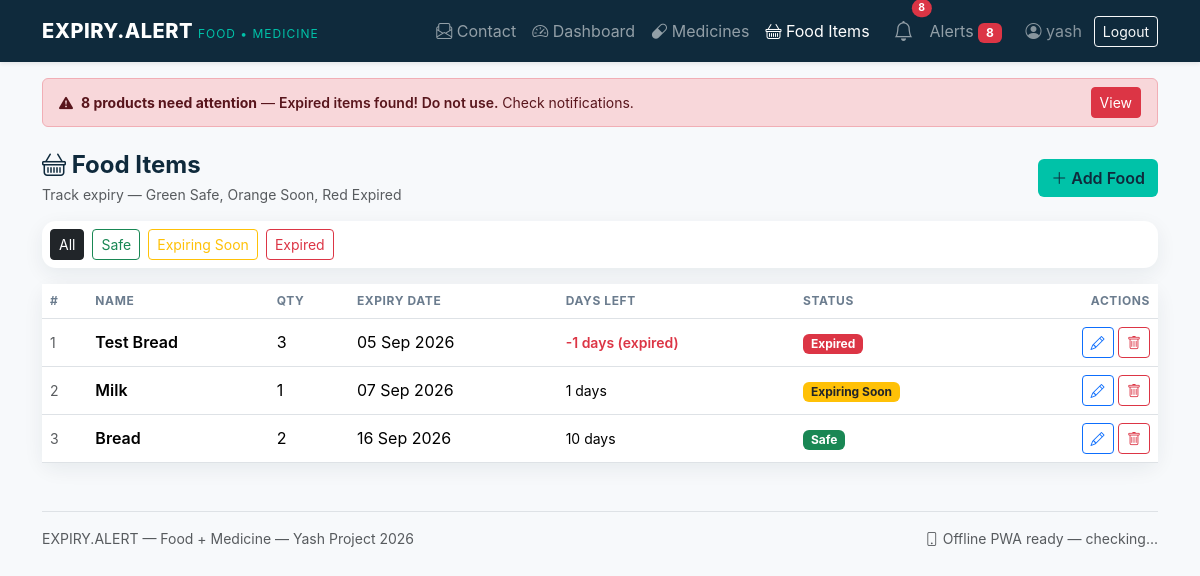
Page /foods/ (signed in) on the committed database.
### tracker/models.py (models this page shows, shortened)
class FoodItem(models.Model):
    user = models.ForeignKey(User, on_delete=models.CASCADE, related_name='food_items')
    name = models.CharField(max_length=100)
    quantity = models.PositiveIntegerField(help_text="e.g. 2 kg / 5 packets")
    expiry_date = models.DateField()
    created_at = models.DateTimeField(auto_now_add=True)
    updated_at = models.DateTimeField(auto_now=True)
    class Meta:
        ordering = ['expiry_date']
        verbose_name = "Food Item"
        verbose_name_plural = "Food Items"
    @property
    def days_until_expiry(self):
        return (self.expiry_date - date.today()).days
    @property
    def status(self):
        days = self.days_until_expiry
        if days < 0:
            return "Expired"
        elif days <= 7:
            return "Expiring Soon"
        else:
            return "Safe"
    @property
    def status_badge(self):
        mapping = {
            "Safe": "bg-success",
            "Expiring Soon": "bg-warning text-dark",
            "Expired": "bg-danger",
        }
        return mapping.get(self.status, "bg-secondary")

### tracker/views.py (the view)
# urls.py: path('foods/', views.food_list, name='food_list'),
@login_required
def food_list(request):
    foods = FoodItem.objects.filter(user=request.user)
    filter_status = request.GET.get('filter')
    if filter_status in ['Safe', 'Expiring Soon', 'Expired']:
        foods = [f for f in foods if f.status == filter_status]
    else:
        foods = list(foods)
    return render(request, 'tracker/food_list.html', {'foods': foods, 'filter_status': filter_status})

### tracker/models.py (called while the page is built)
    @property
    def days_until_expiry(self):
        return (self.expiry_date - date.today()).days

    @property
    def status(self):
        days = self.days_until_expiry
        if days < 0:
            return "Expired"
        elif days <= 7:
            return "Expiring Soon"
        else:
            return "Safe"

### templates/tracker/food_list.html (shortened to what this page needs)
{% extends 'base.html' %}
{% block content %}
<div class="d-flex justify-content-between align-items-center mb-3">
  <div>
    <h4 class="fw-bold mb-1" style="color:#0f2a3c;"><i class="bi bi-basket"></i> Food Items</h4>
    <p class="small text-muted mb-0">Track expiry — Green Safe, Orange Soon, Red Expired</p>
  </div>
  <a href="{% url 'food_add' %}" class="btn btn-teal"><i class="bi bi-plus-lg"></i> Add Food</a>
</div>
<div class="card p-2 mb-3">
  <div class="d-flex gap-2 flex-wrap">
    <a href="{% url 'food_list' %}" class="btn btn-sm {% if not filter_status %}btn-dark{% else %}btn-outline-secondary{% endif %}">All</a>
    <a href="?filter=Safe" class="btn btn-sm {% if filter_status == 'Safe' %}btn-success{% else %}btn-outline-success{% endif %}">Safe</a>
    <a href="?filter=Expiring Soon" class="btn btn-sm {% if filter_status == 'Expiring Soon' %}btn-warning{% else %}btn-outline-warning{% endif %}">Expiring Soon</a>
    <a href="?filter=Expired" class="btn btn-sm {% if filter_status == 'Expired' %}btn-danger{% else %}btn-outline-danger{% endif %}">Expired</a>
  </div>
</div>
<div class="card">
  {% if foods %}
  <div class="table-responsive">
    <table class="table table-hover align-middle mb-0">
      <thead><tr><th>#</th><th>Name</th><th>Qty</th><th>Expiry Date</th><th>Days Left</th><th>Status</th><th class="text-end">Actions</th></tr></thead>
      <tbody>
        {% for f in foods %}
        <tr>
          <td class="small text-muted">{{ forloop.counter }}</td>
          <td class="fw-semibold">{{ f.name }}</td>
          <td>{{ f.quantity }}</td>
          <td>{{ f.expiry_date|date:"d M Y" }}</td>
          <td class="small">
            {% if f.days_until_expiry < 0 %}<span class="text-danger fw-semibold">{{ f.days_until_expiry }} days (expired)</span>
            {% elif f.days_until_expiry == 0 %}<span class="text-warning fw-semibold">Expires today</span>
            {% else %}{{ f.days_until_expiry }} days{% endif %}
          </td>
          <td><span class="badge {{ f.status_badge }}">{{ f.status }}</span></td>
          <td class="text-end">
            <a href="{% url 'food_edit' f.pk %}" class="btn btn-sm btn-outline-primary"><i class="bi bi-pencil"></i></a>
            <a href="{% url 'food_delete' f.pk %}" class="btn btn-sm btn-outline-danger"><i class="bi bi-trash"></i></a>
          </td>
        </tr>
        {% endfor %}
      </tbody>
    </table>
  </div>
  {% else %}
    <div class="empty-state">
      <i class="bi bi-basket fs-1 text-muted"></i>
      <p class="mt-2">No food items found {% if filter_status %}for <strong>{{ filter_status }}</strong>{% endif %}.</p>
      <a href="{% url 'food_add' %}" class="btn btn-teal btn-sm">Add your first food item</a>
    </div>
  {% endif %}
</div>
{% endblock %}

### templates/base.html (shortened to what this page needs)
<!doctype html>
<html lang="en">
<head>
  <link href="https://cdn.jsdelivr.net/npm/bootstrap@5.3.3/dist/css/bootstrap.min.css" rel="stylesheet">
  <link rel="stylesheet" href="https://cdn.jsdelivr.net/npm/bootstrap-icons@1.11.3/font/bootstrap-icons.css">
  {% load static %}
  <link rel="stylesheet" href="{% static 'css/style.css' %}">
</head>
<body>
<nav class="navbar navbar-expand-lg navbar-dark sticky-top shadow-sm">
  <div class="container">
    <a class="navbar-brand" href="{% url 'home' %}">EXPIRY.ALERT <span>FOOD • MEDICINE</span></a>
    <div class="collapse navbar-collapse" id="nav">
      <ul class="navbar-nav ms-auto align-items-lg-center">
        {% if user.is_authenticated %}
          <li class="nav-item"><a class="nav-link" href="{% url 'contact' %}"><i class="bi bi-envelope-paper"></i> Contact</a></li>
          <li class="nav-item"><a class="nav-link {% if request.resolver_match.url_name == 'dashboard' %}active{% endif %}" href="{% url 'dashboard' %}"><i class="bi bi-speedometer2"></i> Dashboard</a></li>
          <li class="nav-item"><a class="nav-link {% if 'medicine' in request.resolver_match.url_name %}active{% endif %}" href="{% url 'medicine_list' %}"><i class="bi bi-capsule"></i> Medicines</a></li>
          <li class="nav-item"><a class="nav-link {% if 'food' in request.resolver_match.url_name %}active{% endif %}" href="{% url 'food_list' %}"><i class="bi bi-basket"></i> Food Items</a></li>
          <li class="nav-item dropdown ms-lg-2">
            <a class="nav-link position-relative" href="#" role="button" data-bs-toggle="dropdown" aria-expanded="false">
              <i class="bi bi-bell fs-5"></i>
              {% if notif_unread_count > 0 %}
                <span class="position-absolute top-0 start-100 translate-middle badge rounded-pill bg-danger" style="font-size:0.65rem;">{{ notif_unread_count }}</span>
              {% endif %}
            </a>
          </li>
          <li class="nav-item"><a class="nav-link position-relative" href="{% url 'notification_list' %}">Alerts{% if notif_unread_count > 0 %} <span class="badge bg-danger">{{ notif_unread_count }}</span>{% endif %}</a></li>
          <li class="nav-item ms-lg-2"><span class="nav-link text-white-50"><i class="bi bi-person-circle"></i> {{ user.username }}</span></li>
          <li class="nav-item ms-lg-1">
            <form method="post" action="{% url 'logout' %}" class="d-inline">
              <button type="submit" class="btn btn-outline-light btn-sm">Logout</button>
            </form>
          </li>
        {% else %}
          <li class="nav-item"><a class="nav-link" href="{% url 'contact' %}">Contact</a></li>
          <li class="nav-item"><a class="nav-link" href="{% url 'login' %}">Login</a></li>
          <li class="nav-item ms-lg-2"><a class="btn btn-teal btn-sm px-3" href="{% url 'register' %}">Register</a></li>
        {% endif %}
      </ul>
    </div>
  </div>
</nav>
{% if user.is_authenticated and notif_unread_count > 0 %}
<div class="container pt-3">
  <div class="alert {% if notif_has_critical %}alert-danger{% else %}alert-warning{% endif %} d-flex justify-content-between align-items-center py-2 px-3 mb-0" role="alert">
    <div class="small">
      <i class="bi bi-exclamation-triangle-fill me-1"></i>
      <strong>{{ notif_unread_count }} product{{ notif_unread_count|pluralize }} need{{ notif_unread_count|pluralize:"s," }} attention</strong>
      — {% if notif_has_critical %}<span class="fw-semibold">Expired items found! Do not use.</span>{% else %}Some items expiring within 7 days.{% endif %}
      <span class="d-none d-md-inline"> Check notifications.</span>
    </div>
    <a href="{% url 'notification_list' %}" class="btn btn-sm {% if notif_has_critical %}btn-danger{% else %}btn-warning{% endif %}">View</a>
  </div>
</div>
{% endif %}
<main class="container py-4">
  {% block content %}{% endblock %}
</main>
<footer class="container py-4 text-center text-muted small">
  <div class="border-top pt-3 d-flex flex-column flex-md-row justify-content-between align-items-center gap-2">
    <span>EXPIRY.ALERT — Food + Medicine — Yash Project 2026</span>
    <span><i class="bi bi-phone"></i> Offline PWA ready — <span id="pwa-status" class="text-muted">checking...</span> </span>
  </div>
</footer>
</body>
</html>

### static/css/style.css (style rules this page uses)
:root { --navy: #0f2a3c; --teal: #00c2a8; --orange: #ff6b35; --amber: #ffc857; --light: #f7f9fb; }
body { background: var(--light); font-family: 'Inter', system-ui, -apple-system, sans-serif; }
.navbar { background: var(--navy) !important; }
.navbar-brand { font-weight: 800; letter-spacing: 0.5px; }
.navbar-brand span { color: var(--teal); font-weight: 400; font-size: 0.75rem; letter-spacing: 1px; }
.btn-teal { background: var(--teal); color: #0f2a3c; font-weight: 600; }
.card { border: none; border-radius: 14px; box-shadow: 0 6px 20px rgba(15,42,60,0.07); }
.table thead th { font-size: 0.75rem; text-transform: uppercase; letter-spacing: 0.6px; color: #6b7c8e; border-bottom-width: 1px; }

### rows in the picture
FoodItem: name "Test Bread", quantity "3", expiry_date "05 Sep 2026", days_until_expiry "-1", status "Expired"
FoodItem: name "Milk", quantity "1", expiry_date "07 Sep 2026", days_until_expiry "1", status "Expiring Soon"
FoodItem: name "Bread", quantity "2", expiry_date "16 Sep 2026", days_until_expiry "10", status "Safe"

### other values in the picture
{{ notif_unread_count }} "8"
{{ user.username }} "yash"
